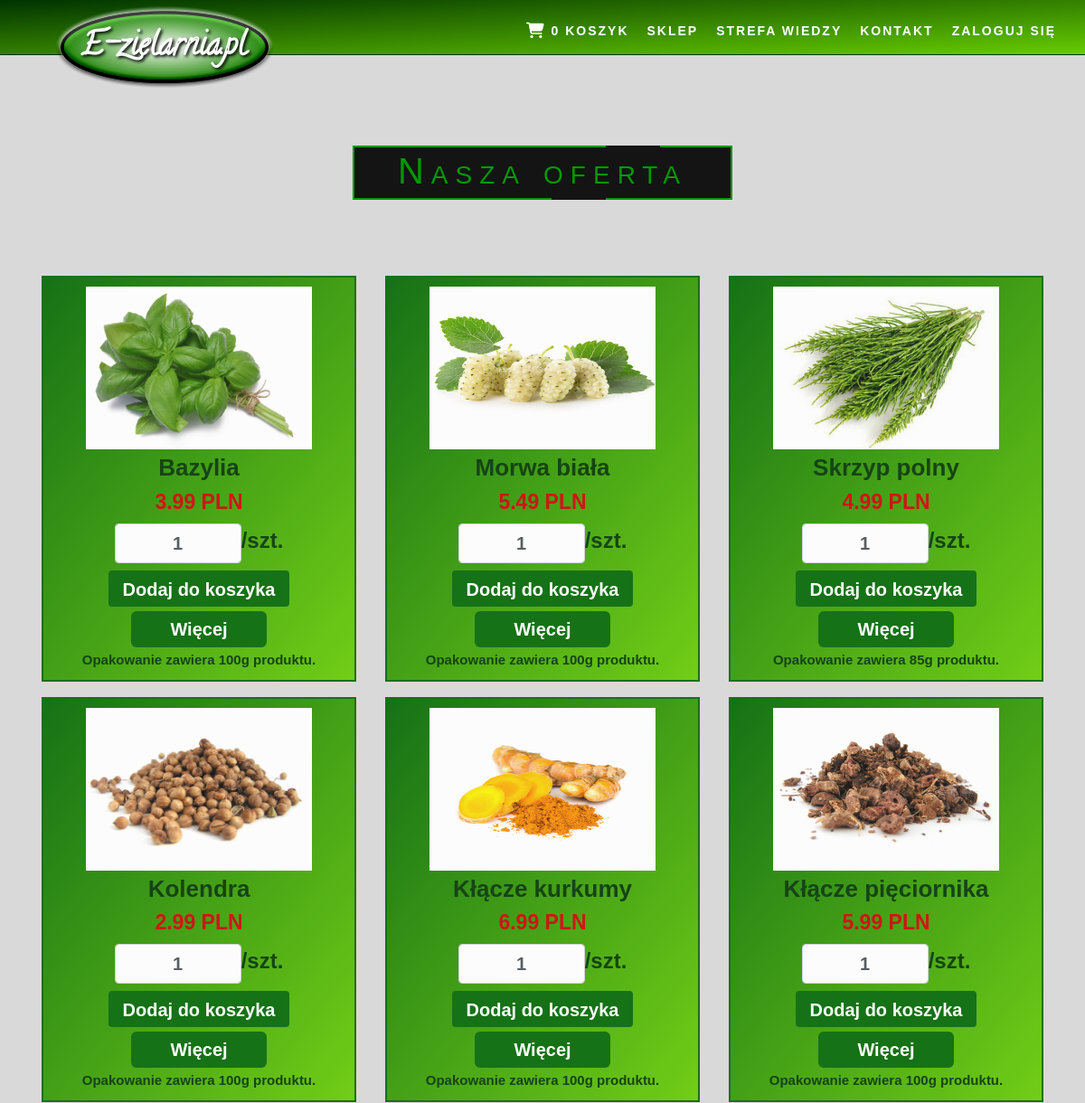
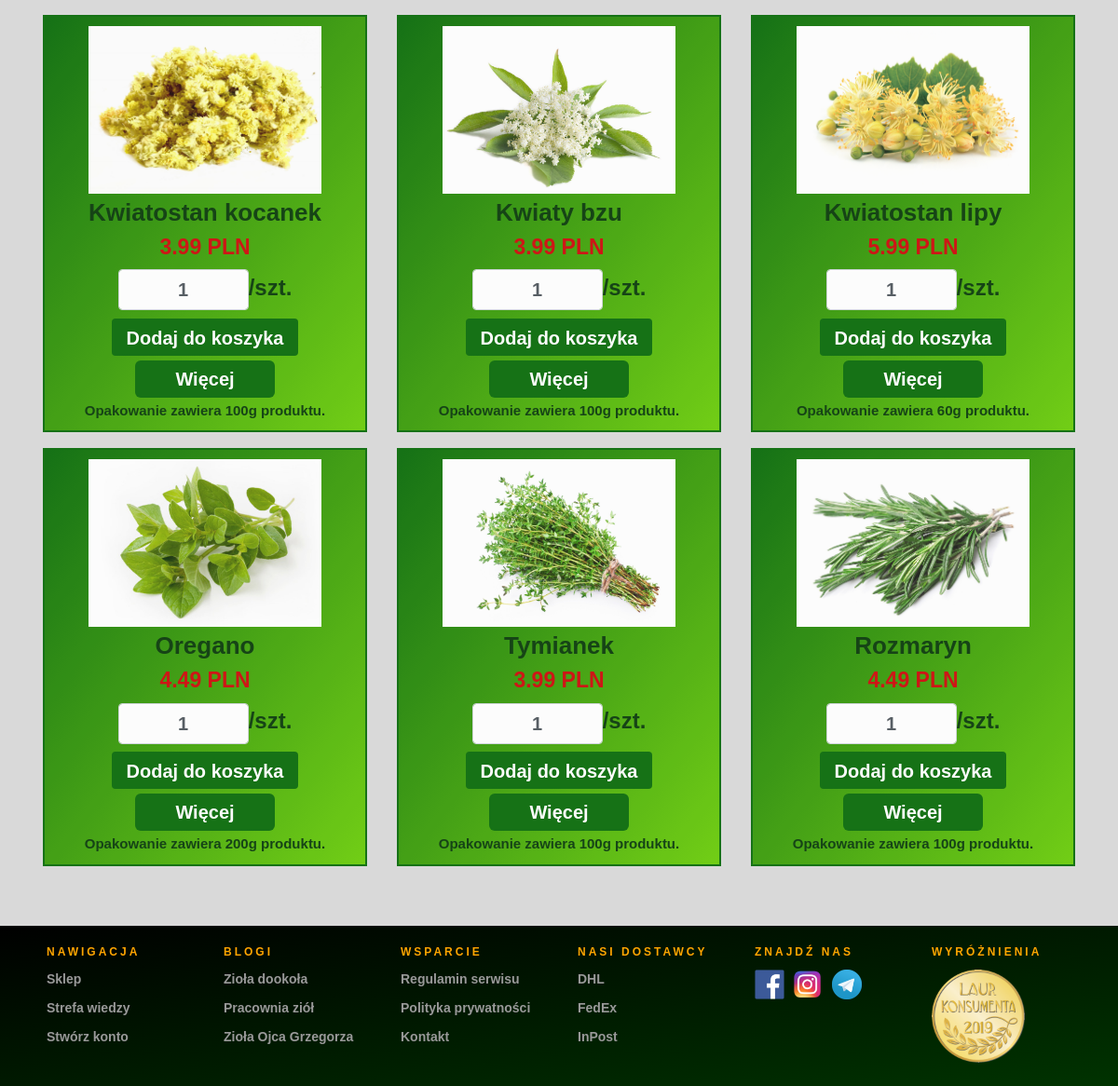
The page / on the database its author committed (2 pictures, top to bottom).
### tables this page shows
CREATE TABLE `produkty` (
  `ID_Produktu` int(11) NOT NULL,
  `Nazwa_produktu` varchar(255) NOT NULL,
  `Zdjecie` varchar(255) NOT NULL,
  `Ilosc` double NOT NULL,
  `Cena` double DEFAULT NULL
);

### index.php (the view, shortened to what this page needs)
<?php
$database_name = "zielarnia";
$con = mysqli_connect("localhost", "root", "", $database_name);
?>
<head>
  <link rel="stylesheet" href="https://stackpath.bootstrapcdn.com/bootstrap/4.4.1/css/bootstrap.min.css">
  <link rel="stylesheet" href="./CSS/idnex/index.css">
  <link rel="stylesheet" href="./CSS/main.css" />
</head>
<body>
  <nav class="navbar navbar-expand-xl bg-dark navbar-dark justify-content-end fixed-top">
    <a class="navbar-brand logo" href="#"><img src="./CSS/Logo.jpg" class="Logostr"></a>
    <div class="collapse navbar-collapse flex-grow-0 ml-auto mr-1 mt-1" id="navbarSupportedContent">
      <ul class="navbar-nav text-right">
        <li class="nav-item mt-1 mr-1">
          <a class="nav-link text-center" href="koszyk.php"><i class="fas fa-shopping-cart fa-lg"></i>
            <?php
            try {
              echo (count($_SESSION["cart"]));
            } catch (Exception $e) {
              echo "0";
            }
            ?>
            KOSZYK</span></a>
        </li>
        <li class="nav-item mt-1 mr-1">
          <a class="nav-link text-center" href="index.php">SKLEP</a>
        </li>
        <li class="nav-item mt-1 mr-1">
          <a class="nav-link text-center" href="knowledge_zone.php">STREFA WIEDZY</a>
        </li>
        <li class="nav-item mt-1 mr-1">
          <a class="nav-link text-center" href="contact.php">KONTAKT</a>
        </li>
        <?php
        if (isset($_SESSION['logged'])) {
          echo  '<li class="nav-item mt-1 mr-1 ">
                      <a class="nav-link text-center" href="user_account.php">MOJE KONTO</a>
                    </li>';
          echo  '<li class="nav-item mt-1 mr-1">
                      <a class="nav-link text-center" href="logout.php">WYLOGUJ SIĘ</a>
                    </li>';
        } else {
          echo  '<li class="nav-item mt-1 mr-1">
                  <a class="nav-link text-center" href="login_panel.php">ZALOGUJ SIĘ</a>
                </li>';
        }
        ?>
      </ul>
    </div>
  </nav>
  <div class="main" style="font-family:Comic Sans MS, cursive, sans-serif;">
    <div class="container">
      <div class="row mb-5">
        <div class="col-12 col-md-6 offset-md-3 pb-2 text-center pt-4 pb-2">
          <div class="svg-wrapper">
            <svg class="svg" height="60" width="420" xmlns="http://www.w3.org/2000/svg">
              <rect class="shape" height="60" width="420" />
              <div class="text">Nasza oferta </div>
            </svg>
          </div>
        </div>
        <?php
        $query = "SELECT * FROM produkty ORDER BY ID_Produktu ASC ";
        $result = mysqli_query($con, $query);
        if (mysqli_num_rows($result) > 0) {
          while ($row = mysqli_fetch_array($result)) {
        ?>
            <div class="col-12 col-md-6 col-lg-4 text-center">
              <form method="post" action="index.php?action=add&id=<?php echo $row["ID_Produktu"]; ?>">
                <div class="product">
                  <img src="<?php echo $row["Zdjecie"]; ?>" width="250px" height="180px" style="margin-bottom:5px;" class="alignleft size-medium wp-image-7000">
                  <h5 class="text-info1">
                    <?php echo $row["Nazwa_produktu"]; ?></h5>
                  <h5 class="text-info2">
                    <?php echo $row["Cena"];
                    echo ' PLN' ?></h5>
                  <div style="display:flex; flex-direction: row; justify-content: center; align-items: center">
                    <input type="text" name="quantity" id="quantity" class="form-control" value="1" />
                    <label name="quantity"> /szt.</label></div>
                  <input type="submit" name="add" style="margin-top: 7px;" class="btn btn-success" value="Dodaj do koszyka"><br />
                  <a href="knowledge_zone.php#<?php echo str_replace(' ', '', $row["Nazwa_produktu"]); ?>"><input type="button" value="Więcej"></a><br />
                  <div class="DownBOX">Opakowanie zawiera <?php echo $row["Ilosc"]; ?>g produktu.</div>
                </div>
              </form>
            </div>
        <?php
          }
        }
        ?>
      </div>
    </div>
  </div>
  <footer class="footer">
    <div class="container">
      <div class="row">
        <div class="col">
          <h1>Nawigacja</h1>
          <ul>
            <a href="index.php">
              <li>Sklep</li>
            </a>
            <a href="knowledge_zone.php">
              <li>Strefa wiedzy</li>
            </a>
            <a href="registration_panel2.php">
              <li>Stwórz konto</li>
            </a>
          </ul>
        </div>
        <div class="col">
          <h1>BLOGI</h1>
          <ul>
            <a href="https://zioladookola.pl/pl_PL/blog/">
              <li>Zioła dookoła</li>
            </a>
            <a href="https://www.pracowniaziol.pl/blog/">
              <li>Pracownia ziół</li>
            </a>
            <a href="http://ziołaojcagrzegorza.pl/przykladowa-strona/">
              <li>Zioła Ojca Grzegorza</li>
            </a>
          </ul>
        </div>
        <div class="col">
          <h1>Wsparcie</h1>
          <ul>
            <a href="regulamin.php">
              <li>Regulamin serwisu</li>
            </a>
            <a href="polityka_prywatnosci.php">
              <li>Polityka prywatności</li>
            </a>
            <a href="contact.php">
              <li>Kontakt</li>
            </a>
          </ul>
        </div>
        <div class="col">
          <h1>Nasi dostawcy</h1>
          <ul>
            <a href="https://www.dhl.com/pl-pl/home.html">
              <li>DHL</li>
            </a>
            <a href="https://www.fedex.com/pl-pl/home.html">
              <li>FedEx</li>
            </a>
            <a href="https://inpost.pl">
              <li>InPost</li>
            </a>
          </ul>
        </div>
        <div class="col social">
          <h1>Znajdź nas</h1>
          <ul>
            <li><a href="https://www.facebook.com"><img src="./CSS/login_panel/fb.png" width="32" style="width: 32px;"></a></li>
            <li><a href="https://www.instagram.com"><img src="./CSS/login_panel/instagram.png" width="32" style="width: 32px;"></a></li>
            <li><a href="https://www.telegram.com"><img src="./CSS/login_panel/telegram.png" width="32" style="width: 32px;"></a></li>
          </ul>
        </div>
        <div class="col social">
          <h1>Wyróżnienia</h1>
          <ul>
            <li><a href="http://laurklienta.pl"><img src="./CSS/login_panel/laur1.png" width="100" style="width: 100px;"></a></li>
          </ul>
        </div>
      </div>
    </div>
  </footer>
</body>
</html>

### CSS/idnex/index.css (style rules this page uses)
body { background: linear-gradient( rgba(0, 0, 0, 0.15), rgba(0, 0, 0, 0.15)), url('./zdj.jpg'); background-repeat: no-repeat; background-attachment: fixed; }
* { font-family: "Comic Sans MS", cursive, sans-serif; }
.svg-wrapper { transform: translateY(-40%); width: 420px; text-align: center; margin-top: 12%; margin-bottom: -6%; margin-left: auto; margin-right: auto; }
.text { font-size: 40px; line-height: 32px; letter-spacing: 8px; color: #009900; top: -48px; position: relative; text-align: center; height: 60px; width: 420px; font-variant: small-caps; }
.product { border: 1px solid #eaeaec; margin: 1px 1px 3px 1px; padding: 10px; text-align: center; border: #006600 solid 2px; background-image: linear-gradient(to bottom right,#006600 , #66CC00); opacity: 0.9; }
.product img { transition-duration: 3s; margin: 0 auto; display: block; }
.DownBOX { font-weight: bold; font-size: 15px; color: #003300; margin-top: 3px; }
input[type=button] { border: none; background: #006600; color: white; font-weight: bold; transition: 0.2s; width: 150px; height: 40px; font-size: 20px; margin-top: 5px; border-radius: 6px; }
input[type=submit] { border: none; background: #006600; color: white; font-weight: bold; transition: 0.2s; width: 200px; max-width: 200px; min-width: auto; height: 40px; font-size: 20px; margin-top: 5px; }
input[type=text] { width: 140px; height: auto; font-weight: bold; text-align: center; font-size: 20px; }
.text-info1 { color:#003300; font-size:26px; font-weight:bold; cursor:default; }
.text-info2 { color:#CC0000; font-size:23px; font-weight:bold; cursor:default; }
label { margin-top:3px; font-size: 24px; font-weight: bold; color:#003300; }

### CSS/main.css (style rules this page uses)
body, html { width: 100%; height: 100%; padding: 0; margin: 0; }
body { height: calc(100% - 171.36px); }
.navbar { background-image: linear-gradient(to bottom right, #003300, #66CC00); font-size: 14px !important; line-height: 1.42857143 !important; letter-spacing: 2px; font-weight: bold; border-bottom: 1px solid #003300; }
.logo { position: fixed; top: 0; left: 3em; display: inline; z-index: 9999; }
.navbar li a, .navbar { color: #fff !important; }
.main { padding-top: 120px; min-height: 100%; }
a:link { text-decoration: none; }
.footer { width: 100%; height: auto; background-image: linear-gradient(to bottom right, black, #003300); }
.footer .col { width: 190px; height: auto; float: left; box-sizing: border-box; -webkit-box-sizing: border-box; -moz-box-sizing: border-box; padding: 0px 20px 20px 20px; }
.footer .col h1 { margin: 0; padding: 0; font-family: inherit; font-size: 12px; line-height: 17px; padding: 20px 0px 5px 0px; color: orange; font-weight: normal; text-transform: uppercase; letter-spacing: 0.250em; font-weight: bold; }
.footer .col ul { list-style-type: none; margin: 0; padding: 0; }
.footer .col ul li { color: #999999; font-size: 14px; font-family: inherit; font-weight: bold; padding: 5px 0px 5px 0px; cursor: pointer; transition: .2s; -webkit-transition: .2s; -moz-transition: .2s; }
.social ul li { display: inline-block; padding-right: 5px !important; }

### rows shown on the page
produkty: Zdjecie (picture), Nazwa_produktu "Bazylia", Cena "3.99", Ilosc "100"
produkty: Zdjecie (picture), Nazwa_produktu "Morwa biała", Cena "5.49", Ilosc "100"
produkty: Zdjecie (picture), Nazwa_produktu "Skrzyp polny", Cena "4.99", Ilosc "85"
produkty: Zdjecie (picture), Nazwa_produktu "Kolendra", Cena "2.99", Ilosc "100"
produkty: Zdjecie (picture), Nazwa_produktu "Kłącze kurkumy", Cena "6.99", Ilosc "100"
produkty: Zdjecie (picture), Nazwa_produktu "Kłącze pięciornika", Cena "5.99", Ilosc "100"
produkty: Zdjecie (picture), Nazwa_produktu "Kwiatostan kocanek", Cena "3.99", Ilosc "100"
produkty: Zdjecie (picture), Nazwa_produktu "Kwiaty bzu", Cena "3.99", Ilosc "100"
produkty: Zdjecie (picture), Nazwa_produktu "Kwiatostan lipy", Cena "5.99", Ilosc "60"
produkty: Zdjecie (picture), Nazwa_produktu "Oregano", Cena "4.49", Ilosc "200"
produkty: Zdjecie (picture), Nazwa_produktu "Tymianek", Cena "3.99", Ilosc "100"
produkty: Zdjecie (picture), Nazwa_produktu "Rozmaryn", Cena "4.49", Ilosc "100"

### other values the page prints
count($_SESSION["cart"]) "0"
